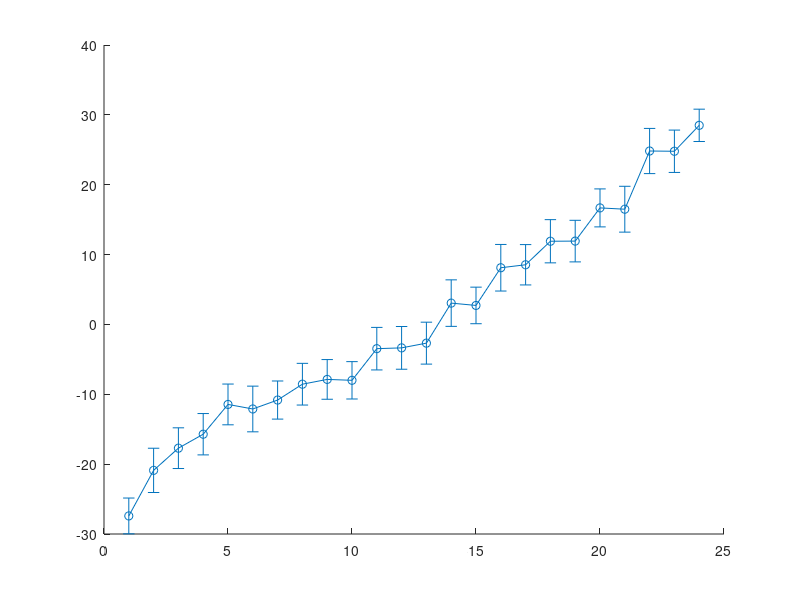

The MATLAB source for this figure: (Note: this script raises an error after producing the figure.)
clear; close all;

% Color definitions
blue = [0 0.4470 0.7410];
orange = [0.8500 0.3250 0.0980];
yellow = [0.9290 0.6940 0.1250];
purple = [0.4940 0.1840 0.5560];
green = [0.4660 0.6740 0.1880];
bright_blue = [0.3010 0.7450 0.9330];
dark_red = [0.6350 0.0780 0.1840];
red_base = [0.85, 0.1, 0.1];
blue_base = [0.1, 0.45, 0.85];
color_map = [blue_base; red_base; purple];

% Load data
load('data_perb_w.mat')

% Compute statistics
freq_perb = W + f_perb;
freq_perb_std = reshape(std(freq_perb, 0, 2), M, num_sigma);
freq_perb_mean = reshape(mean(freq_perb, 2), M, num_sigma);

% Create main plot
figure; hold on;
for sidx = [4 5 6]
    if sidx == 4
         errorbar(1:M, freq_perb_mean(:,sidx) + 40*(sidx-4), freq_perb_std(:,sidx), 'o-', ...
        'Color', color_map(sidx-3,:), ...
        'LineWidth', 2, 'MarkerSize', 5, 'CapSize', 8);
    else
    errorbar(1:M, freq_perb_mean(:,sidx) + 40*(sidx-4), freq_perb_std(:,sidx), 'o-', ...
        'Color', color_map(sidx-3,:), ...
        'LineWidth', 2, 'MarkerSize', 6, 'CapSize', 8);
    end
end

xlabel('Laser No.','Interpreter','latex');
ylabel('Relative $\Delta_i$ rad/ns', 'Interpreter', 'latex');
grid on;
set(gca, 'FontSize', 20);
axis tight;
xticks([1, 6, 12, 18, 24]);

% Get handle to main axes
ax1 = gca;
ax1.TickDir = 'in';
ax1.LineWidth = 1.5;

% Create duplicate top-right axes without labels
ax2 = axes('Position', ax1.Position, ...
           'XAxisLocation', 'top', ...
           'YAxisLocation', 'right', ...
           'Color', 'none', ...
           'XColor', ax1.XColor, ...
           'YColor', ax1.YColor, ...
           'TickLength', ax1.TickLength, ...
           'LineWidth', ax1.LineWidth, ...
           'FontSize', ax1.FontSize, ...
           'TickDir', 'in');

% Match limits and ticks, but remove labels
ax2.XLim = ax1.XLim;
ax2.YLim = ax1.YLim;
ax2.XTick = ax1.XTick;
ax2.YTick = ax1.YTick;
ax2.XTickLabel = [];
ax2.YTickLabel = [];

% Export
exportgraphics(gcf, 'figure_without_margins.png', 'Resolution', 300);
